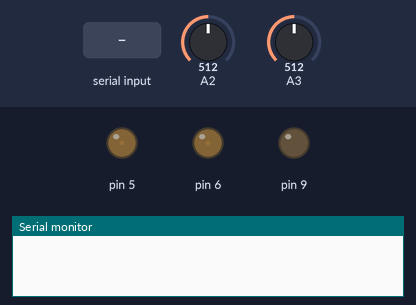
Simulated run of this sketch. Board: Arduino Uno, built with avr-gcc and run on an emulated ATmega328P. Parts: output pins drawn as LEDs (lit = HIGH), the last lines printed to the serial monitor. The inputs (shaded band) are chosen by the test bench; at power-on: A2 = 512, A3 = 512.

Above: at 1.2 s.
1.3 s: "L\n" received over Serial
At 2.5 s:
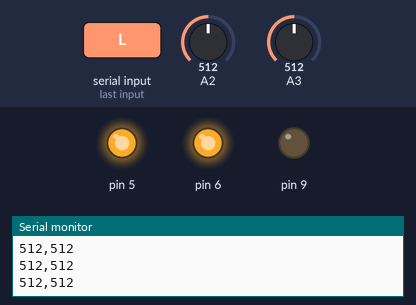
2.8 s: "S\n" received over Serial
At 3.9 s:
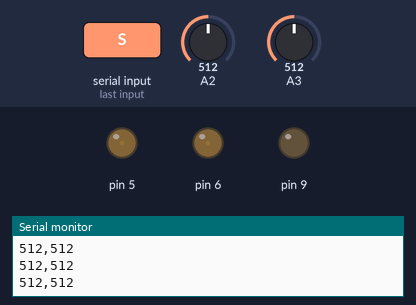
Timing chart, 0 to 5.8 s (numbered marks = the images above; inputs shaded):
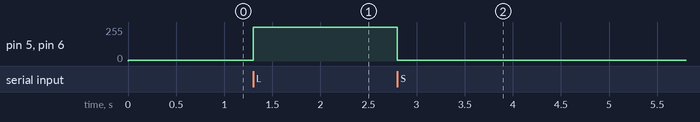

Measured:
- after the input at 1.3 s, pin 5, pin 6: 5/255 → 255/255 at once
- after the input at 2.8 s, pin 5, pin 6: 255/255 → 5/255 at once

The sketch:

arduino_sketch_laser_jig.ino
```cpp
String inputString = "";         // a string to hold incoming data
boolean stringComplete = false;  // whether the string is complete

unsigned long previousMillis = 0;
unsigned long laserStartMillis = 0;
unsigned long touchpadStartMillis = 0;
bool laserDetecting = false;
bool touchpadDetecting = false;

#define LASER_TIMEOUT  30000
#define TOUCHPAD_TIMEOUT  30000

#define LASER_ON {digitalWrite(5, HIGH);digitalWrite(6, HIGH);}
#define LASER_DIM {analogWrite(5, 5);analogWrite(6, 5);}

void setup() {
  // put your setup code here, to run once:
  LASER_DIM;
  Serial.begin(115200);
  pinMode(9, OUTPUT);
  digitalWrite(9, LOW);
  pinMode(8, INPUT);
  digitalWrite(8, HIGH);
}

void loop() {
  // put your main code here, to run repeatedly:
  unsigned long currentMillis = millis();

  if (laserDetecting) {
    if ((signed long)(currentMillis - previousMillis) >= 10) {
      previousMillis = currentMillis;
      Serial.print(analogRead(3));
      Serial.print(',');
      Serial.println(analogRead(2));
      if ((signed long)(currentMillis - laserStartMillis) >= LASER_TIMEOUT) {
        LASER_DIM;
        laserDetecting = false;
      }
    }
  }

  if (touchpadDetecting) {
    if ((signed long)(currentMillis - previousMillis) >= 10) {
      previousMillis = currentMillis;
      Serial.println(digitalRead(8));
      if ((signed long)(currentMillis - touchpadStartMillis) >= TOUCHPAD_TIMEOUT) {
        touchpadDetecting = false;
      }
    }
  }


  while (Serial.available()) {
    // get the new byte:
    char inChar = (char)Serial.read();
    // add it to the inputString:
    inputString += inChar;
    // if the incoming character is a newline, set a flag
    // so the main loop can do something about it:
    if (inChar == '\n') {
      stringComplete = true;
      break;
    }
  }

  if (stringComplete) {
    inputString.trim();
    char firstChar = inputString.charAt(0);
    if (firstChar == 'L') {
      LASER_ON;
      laserStartMillis = millis();
      touchpadDetecting = false;
      laserDetecting = true;
    } else if (firstChar == 'T') {
      touchpadStartMillis = millis();
      laserDetecting = false;
      touchpadDetecting = true;
    } else if (firstChar == 'S') {
      LASER_DIM;
      laserDetecting = false;
      touchpadDetecting = false;
    }
    inputString = "";
  }

}
```
